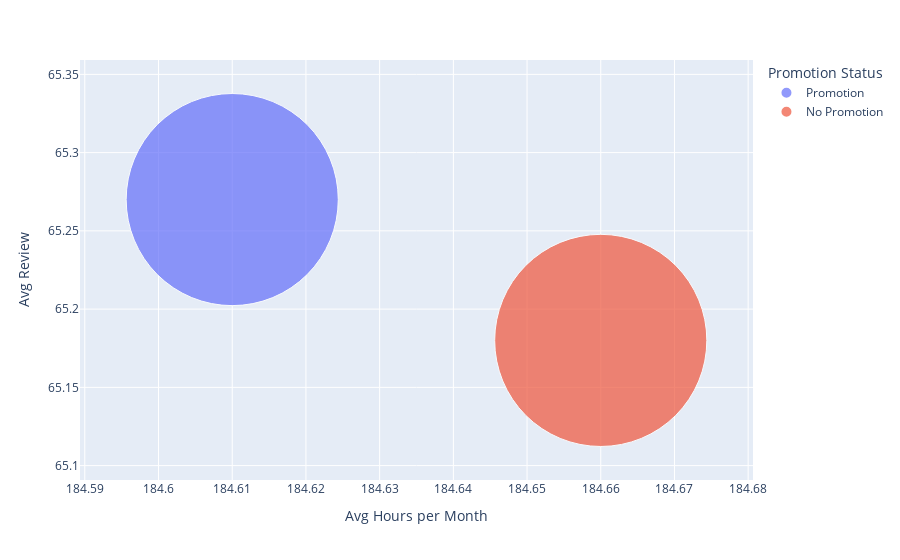

The notebook cell this image was saved under:
### Code cell
import plotly.express as px

px.scatter(dfprom_hrs_rev_, x="Avg Hours per Month", y="Avg Review",
	         size="Avg Hours per Month", color="Promotion Status",
                 hover_name="Promotion Status", size_max=150, log_x=True)

### Figure 1 — Plotly figure (JSON) as saved in the notebook; plotly's stock layout.template omitted (floating-point values rounded to 4 significant figures)
{"data": [{"hovertemplate": "<b>%{hovertext}</b><br><br>Promotion Status=Promotion<br>Avg Hours per Month=%{marker.size}<br>Avg Review=%{y}<extra></extra>", "hovertext": ["Promotion"], "legendgroup": "Promotion", "marker": {"color": "#636efa", "size": [184.6], "sizemode": "area", "sizeref": 0.008207, "symbol": "circle"}, "mode": "markers", "name": "Promotion", "orientation": "v", "showlegend": true, "type": "scatter", "x": [184.6], "xaxis": "x", "y": [65.27], "yaxis": "y"}, {"hovertemplate": "<b>%{hovertext}</b><br><br>Promotion Status=No Promotion<br>Avg Hours per Month=%{marker.size}<br>Avg Review=%{y}<extra></extra>", "hovertext": ["No Promotion"], "legendgroup": "No Promotion", "marker": {"color": "#EF553B", "size": [184.7], "sizemode": "area", "sizeref": 0.008207, "symbol": "circle"}, "mode": "markers", "name": "No Promotion", "orientation": "v", "showlegend": true, "type": "scatter", "x": [184.7], "xaxis": "x", "y": [65.18], "yaxis": "y"}], "layout": {"legend": {"itemsizing": "constant", "title": {"text": "Promotion Status"}, "tracegroupgap": 0}, "margin": {"t": 60}, "xaxis": {"anchor": "y", "domain": [0, 1], "title": {"text": "Avg Hours per Month"}, "type": "log"}, "yaxis": {"anchor": "x", "domain": [0, 1], "title": {"text": "Avg Review"}}}}
